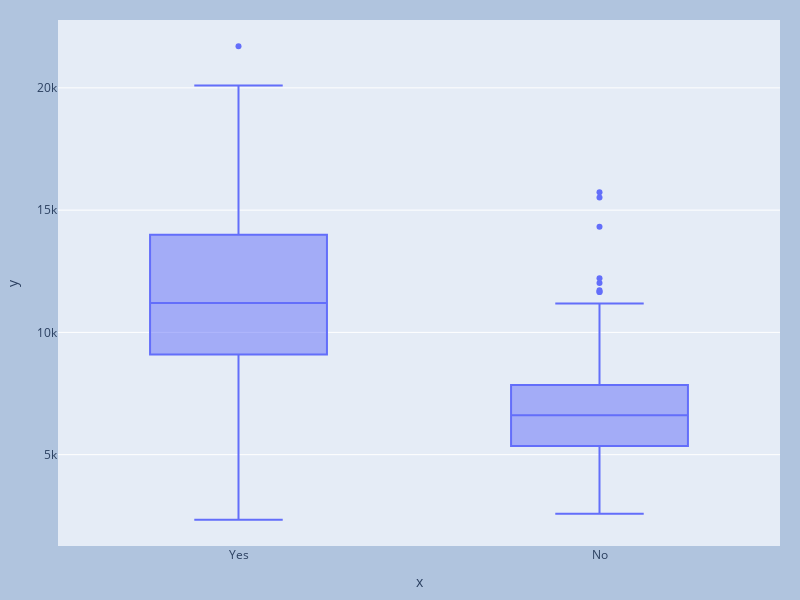

Notebook source saved alongside this figure:
### Code cell
fig = px.box(y=df["Outstate"], x=df["Private"], width=800, height=600)
fig.update_layout(
    margin={"l": 20, "r": 20, "t": 20, "b": 20},
    paper_bgcolor="LightSteelBlue",
)

### Figure 1 — Plotly figure (JSON) as saved in the notebook; plotly's stock layout.template omitted (floating-point values rounded to 4 significant figures; data arrays with more than 128 entries replaced by an {"elided": "..."} marker saying what was removed)
{"data": [{"alignmentgroup": "True", "hovertemplate": "x=%{x}<br>y=%{y}<extra></extra>", "legendgroup": "", "marker": {"color": "#636efa"}, "name": "", "notched": false, "offsetgroup": "", "orientation": "v", "showlegend": false, "type": "box", "x": {"elided": "777 str values"}, "x0": " ", "xaxis": "x", "y": {"elided": "777 int values"}, "y0": " ", "yaxis": "y"}], "layout": {"boxmode": "group", "height": 600, "legend": {"tracegroupgap": 0}, "margin": {"b": 20, "l": 20, "r": 20, "t": 20}, "paper_bgcolor": "LightSteelBlue", "width": 800, "xaxis": {"anchor": "y", "domain": [0, 1], "title": {"text": "x"}}, "yaxis": {"anchor": "x", "domain": [0, 1], "title": {"text": "y"}}}}
